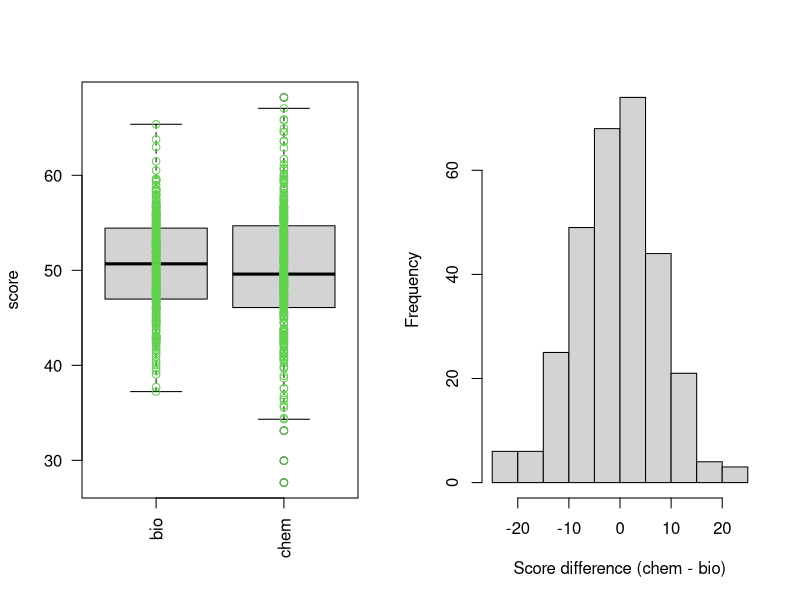
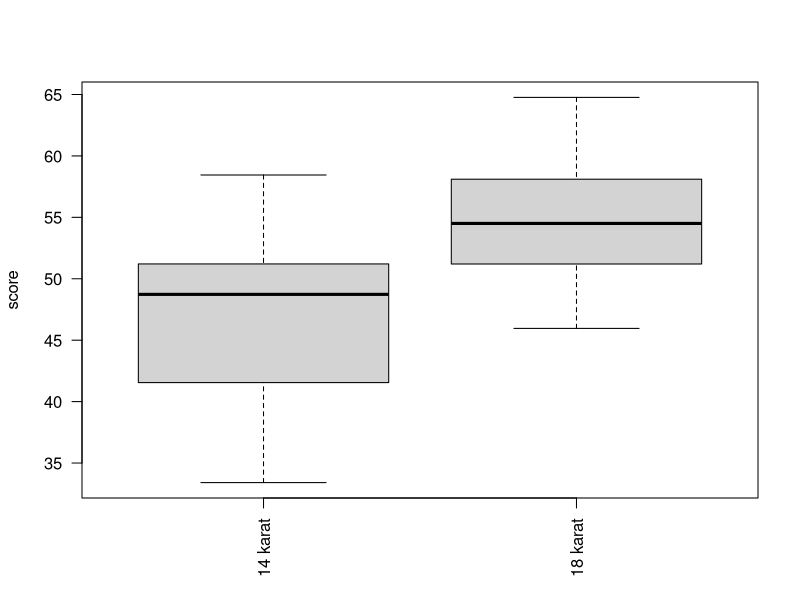

The R script that drew these images, in order:
## ---- chunk 1
knitr::opts_chunk$set(echo = TRUE)
set.seed(1204)
## ---- chunk 2
par(mfrow=c(1,2))
set.seed(1204)
n=300
chem <- rnorm(n, sd=7, mean=50)
biol <- rnorm(n, sd=5, mean=50)
df <- data.frame(test=c(rep('chem',n), rep('bio',n)), score=c(chem,biol))
boxplot(data=df, score~test, las=2, xlab='')
points(factor(df$test), df$score, col=3)
hist(chem - biol, xlab='Score difference (chem - bio)', main='')
## ---- chunk 3
par(mfrow=c(1,1))
n=33
chem <- rnorm(n, sd=7.32, mean=47.38)
biol <- rnorm(n, sd=5.21, mean=55.41)
df <- data.frame(test=c(rep('14 karat',n), rep('18 karat',n)), score=c(chem,biol))
boxplot(data=df, score~test, las=2, xlab='')
## ---- chunk 4
n = c(30, 32, 23, 18, 29, 25, 28)
means = c(92, 91, 89, 92, 90, 91, 90)
sds = c(4, 5, 6, 4, 5, 6, 5)
scores = list()
df = data.frame(section=rep('Empty',sum(n)), score=rep(NA, sum(n)))
ct = 1
for(i in 1:length(n)){
  scores[[i]] = rnorm(n[i], means[i], sds[i])
  df[ct:(ct+n[i]-1),1] = as.character(i)
  df[ct:(ct+n[i]-1),2] = scores[[i]]
  ct = ct + n[i]
}

# Compute the analysis of variance
res.aov <- aov(score ~ section, data = df)
# Summary of the analysis
res.tab = summary(res.aov)[[1]]

